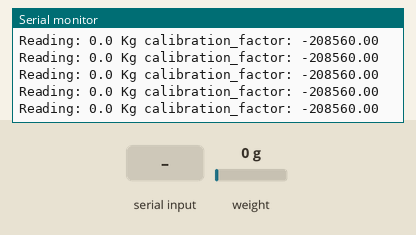
Simulated run of this sketch. Board: Arduino Uno, built with avr-gcc and run on an emulated ATmega328P. Shown: the last lines printed to the serial monitor. Inputs (shaded band) come from the test bench; at power-on: weight on the scale 0 g.

Above: at 3.3 s.
3.4 s: weight on the scale set to 100 g
At 3.4 s:
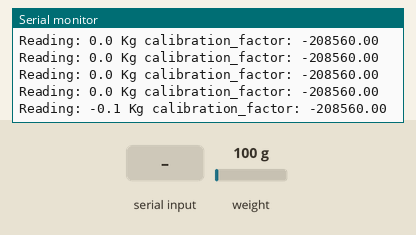
6.4 s: "+" received over Serial
At 6.54 s:
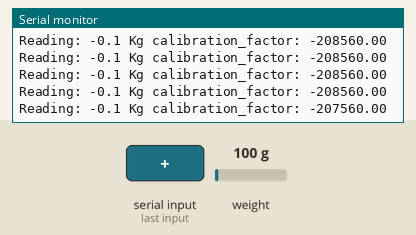
9.4 s: "a" received over Serial
At 9.48 s:
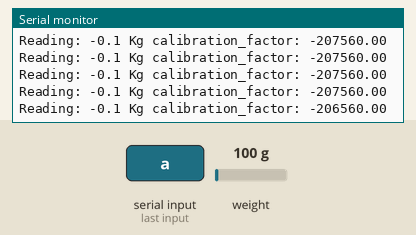
10.9 s: weight on the scale set to 1250 g
At 14.85 s:
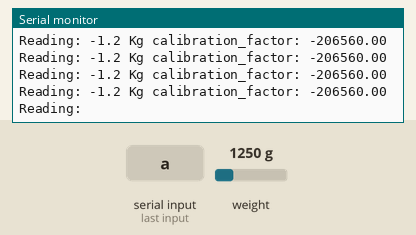
Timing chart, 0 to 14.9 s (numbered marks = the images above; inputs shaded):
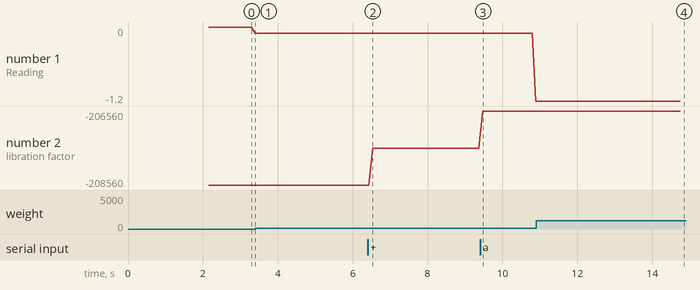

Measured:
- after the input at 6.4 s, the serial monitor: prints a new line after 0.13 s (image 2)
- after the input at 9.4 s, the serial monitor: prints a new line after 0.07 s (image 3)
- after the input at 10.9 s, the serial monitor: prints a new line after 0.09 s (image 4)
- plotted number 1: -0.1 → -1.2 after the input at 9.4 s
- plotted number 2: -208560 → -207560 after the input at 6.4 s, -207560 → -206560 after the input at 9.4 s

The sketch:

Calibration_and_calculation_the_zero_factor_of_the_load_cell.ino
```cpp
#include "HX711.h" // define the library of the module
#define LOADCELL_DOUT_PIN  2 // define the ESP pins
#define LOADCELL_SCK_PIN  4 // define the ESP pins
HX711 scale;
float calibration_factor = -208560.00; // define the calibration factor
// -208560.00 for kilogram
// -226 for gram

void setup() {
  Serial.begin(9600);
  Serial.println("HX711 calibration sketch");
  Serial.println("Remove all weight from scale");
  Serial.println("After readings begin, place known weight on scale");
  Serial.println("Press + or a to increase calibration factor");
  Serial.println("Press - or z to decrease calibration factor");

  scale.begin(LOADCELL_DOUT_PIN, LOADCELL_SCK_PIN); // reading of the load cell
  scale.set_scale();
  scale.tare();	//Reset the scale to 0

  long zero_factor = scale.read_average(); //Get a baseline reading
  Serial.print("Zero factor: "); //This can be used to remove the need to tare the scale. Useful in permanent scale projects.
  Serial.println(zero_factor);
}

void loop() {

  scale.set_scale(calibration_factor); //Adjust to this calibration factor

  Serial.print("Reading: ");
  Serial.print(scale.get_units()*-1, 1);
  Serial.print(" Kg"); //Change this to g and re-adjust the calibration factor
  Serial.print(" calibration_factor: ");
  Serial.print(calibration_factor);
  Serial.println();

  if(Serial.available())  // for editing the calibration factor
  {
    char temp = Serial.read();
    if(temp == '+' || temp == 'a')
      calibration_factor += 1000;
    else if(temp == '-' || temp == 'z')
      calibration_factor -= 1000;
  }
}
```
